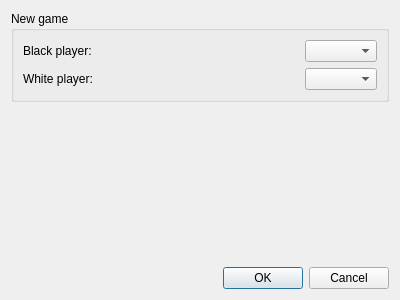
<?xml version="1.0" encoding="UTF-8"?>
<ui version="4.0">
 <class>NewGameDialog</class>
 <widget class="QDialog" name="NewGameDialog">
  <property name="geometry">
   <rect>
    <x>0</x>
    <y>0</y>
    <width>400</width>
    <height>300</height>
   </rect>
  </property>
  <property name="windowTitle">
   <string>Dialog</string>
  </property>
  <layout class="QVBoxLayout" name="verticalLayout">
   <item>
    <widget class="QGroupBox" name="groupBox">
     <property name="title">
      <string>New game</string>
     </property>
     <layout class="QGridLayout" name="gridLayout">
      <item row="1" column="2">
       <widget class="QComboBox" name="whitePlayerBox"/>
      </item>
      <item row="0" column="0">
       <widget class="QLabel" name="label">
        <property name="text">
         <string>Black player:</string>
        </property>
       </widget>
      </item>
      <item row="1" column="0">
       <widget class="QLabel" name="label_2">
        <property name="text">
         <string>White player:</string>
        </property>
       </widget>
      </item>
      <item row="0" column="2">
       <widget class="QComboBox" name="blackPlayerBox">
        <property name="sizePolicy">
         <sizepolicy hsizetype="Minimum" vsizetype="Fixed">
          <horstretch>0</horstretch>
          <verstretch>0</verstretch>
         </sizepolicy>
        </property>
       </widget>
      </item>
      <item row="0" column="1">
       <spacer name="horizontalSpacer">
        <property name="orientation">
         <enum>Qt::Horizontal</enum>
        </property>
        <property name="sizeHint" stdset="0">
         <size>
          <width>40</width>
          <height>20</height>
         </size>
        </property>
       </spacer>
      </item>
      <item row="1" column="1">
       <spacer name="horizontalSpacer_2">
        <property name="orientation">
         <enum>Qt::Horizontal</enum>
        </property>
        <property name="sizeHint" stdset="0">
         <size>
          <width>40</width>
          <height>20</height>
         </size>
        </property>
       </spacer>
      </item>
     </layout>
    </widget>
   </item>
   <item>
    <spacer name="verticalSpacer">
     <property name="orientation">
      <enum>Qt::Vertical</enum>
     </property>
     <property name="sizeHint" stdset="0">
      <size>
       <width>20</width>
       <height>40</height>
      </size>
     </property>
    </spacer>
   </item>
   <item>
    <widget class="QDialogButtonBox" name="buttonBox">
     <property name="orientation">
      <enum>Qt::Horizontal</enum>
     </property>
     <property name="standardButtons">
      <set>QDialogButtonBox::Cancel|QDialogButtonBox::Ok</set>
     </property>
     <property name="centerButtons">
      <bool>false</bool>
     </property>
    </widget>
   </item>
  </layout>
 </widget>
 <resources/>
 <connections>
  <connection>
   <sender>buttonBox</sender>
   <signal>accepted()</signal>
   <receiver>NewGameDialog</receiver>
   <slot>accept()</slot>
   <hints>
    <hint type="sourcelabel">
     <x>248</x>
     <y>254</y>
    </hint>
    <hint type="destinationlabel">
     <x>157</x>
     <y>274</y>
    </hint>
   </hints>
  </connection>
  <connection>
   <sender>buttonBox</sender>
   <signal>rejected()</signal>
   <receiver>NewGameDialog</receiver>
   <slot>reject()</slot>
   <hints>
    <hint type="sourcelabel">
     <x>316</x>
     <y>260</y>
    </hint>
    <hint type="destinationlabel">
     <x>286</x>
     <y>274</y>
    </hint>
   </hints>
  </connection>
 </connections>
</ui>
